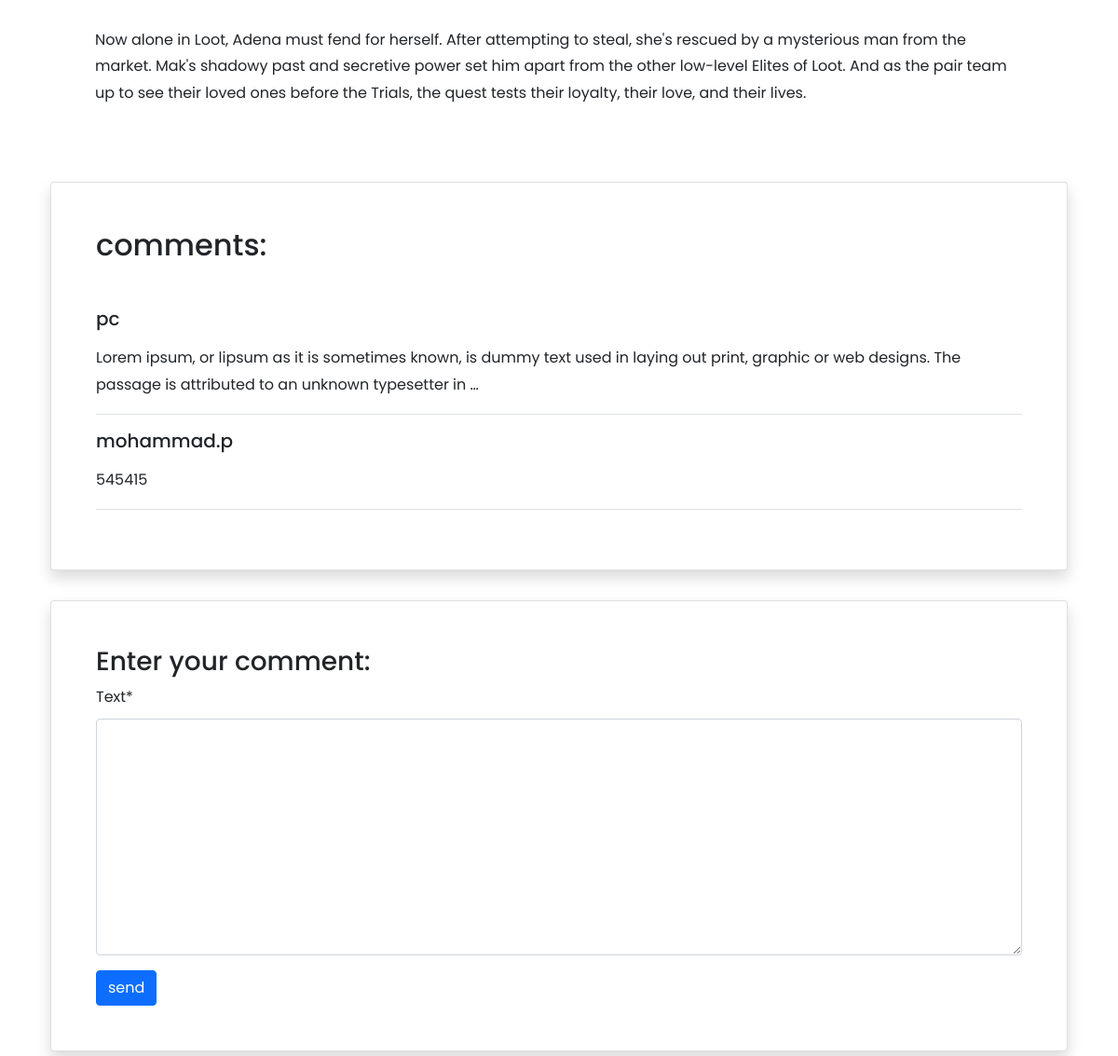
Page /books/3/ (signed in, middle part) on the earlier database version.
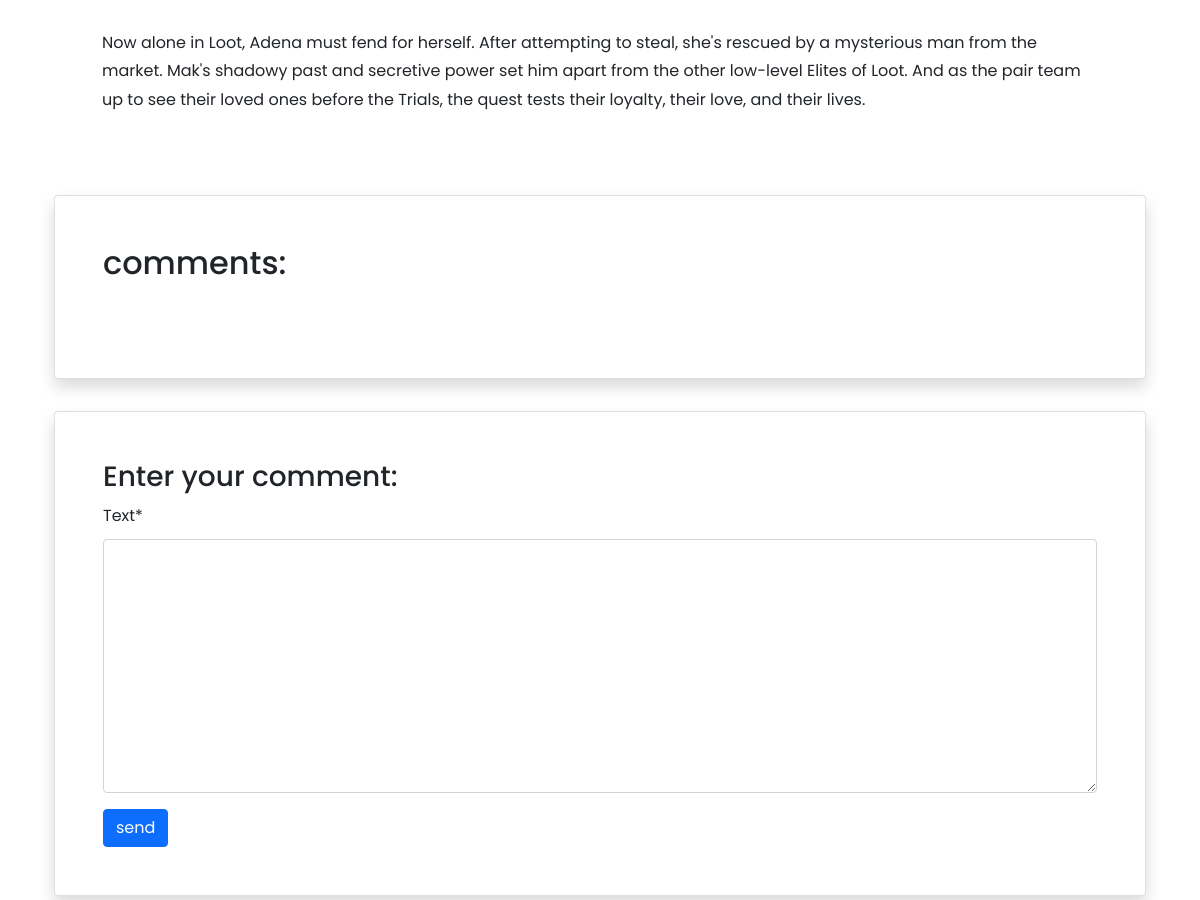
Same page on the later database version.
### books/models.py (models this page shows, shortened)
class comment(models.Model):
    user = models.ForeignKey(get_user_model(), on_delete=models.CASCADE)
    book = models.ForeignKey(Book, on_delete=models.CASCADE, related_name='comments')
    text = models.TextField()
    datetime_created = models.DateTimeField(auto_now_add=True)

### accounts/models.py (models this page shows)
class CustomUser(AbstractUser):
    age = models.PositiveIntegerField(null=True, blank=True)  # null for databse  ///  blank for form

### books/views.py (the view)
# urls.py: path('<int:pk>/', book_detail_view, name='book_detail'),
@login_required
def book_detail_view(request, pk):
    book = get_object_or_404(Book, pk=pk)
    book_comments = book.comments.all()
    if request.method == 'POST':
        comment_form = CommentForm(request.POST)
        if comment_form.is_valid():
            comment = comment_form.save(commit=False)
            comment.book = book
            comment.user = request.user
            comment.save()
            comment_form = CommentForm()
    else:
        comment_form = CommentForm()
    return render(request, 'books/book_detail.html',
                  {'book': book, 'comments': book_comments, 'comment_form': comment_form})

### books/forms.py
class CommentForm(forms.ModelForm):
    class Meta:
        model = comment
        fields = ('text',)

### books/templates/books/book_detail.html (shortened to what this page needs)
{% extends '_base.html' %}
{% load book_tags %}
{% load crispy_forms_tags %}
{% block content %}
    <div class="container mt-5" dir="ltr">
        <div class="">
            <div class="">
                <div class="d-flex justify-content-center">
                    <div class="my-3 p-5 w-sm-75 w-100">{{ book.content | linebreaksbr }}</div>
                </div>
                <div class="d-flex justify-content-center">
                    <div class="card shadow my-3 p-5 w-sm-75 w-100">
                        <h2 class="mb-5">comments:</h2>
                        {% for comment in comments %}
                            <div class="border-bottom mb-3">
                                <h5 class="mb-3">{{ comment.user.username }}</h5>
                                <p>{{ comment.text | linebreaks | truncatewords:30 }}</p>
                            </div>
                        {% endfor %}
                    </div>
                </div>
                <div class="d-flex justify-content-center">
                    <div class="card shadow my-3 p-5 w-sm-75 w-100">
                        <h3>Enter your comment:</h3>
                        <form method="POST">
                            {{ comment_form | crispy }}
                            <button type="submit" class="btn btn-primary">send</button>
                        </form>
                    </div>
                </div>
            </div>
        </div>
    </div>
{% endblock %}

Differences in the rows shown:
removed comment: user.username "pc", text "Lorem ipsum, or lipsum as it is sometimes known, is dummy text used in laying out print, graphic or web designs. The passage is attributed to an unknown typesetter in …"
removed comment: user.username "mohammad.p", text "545415"
